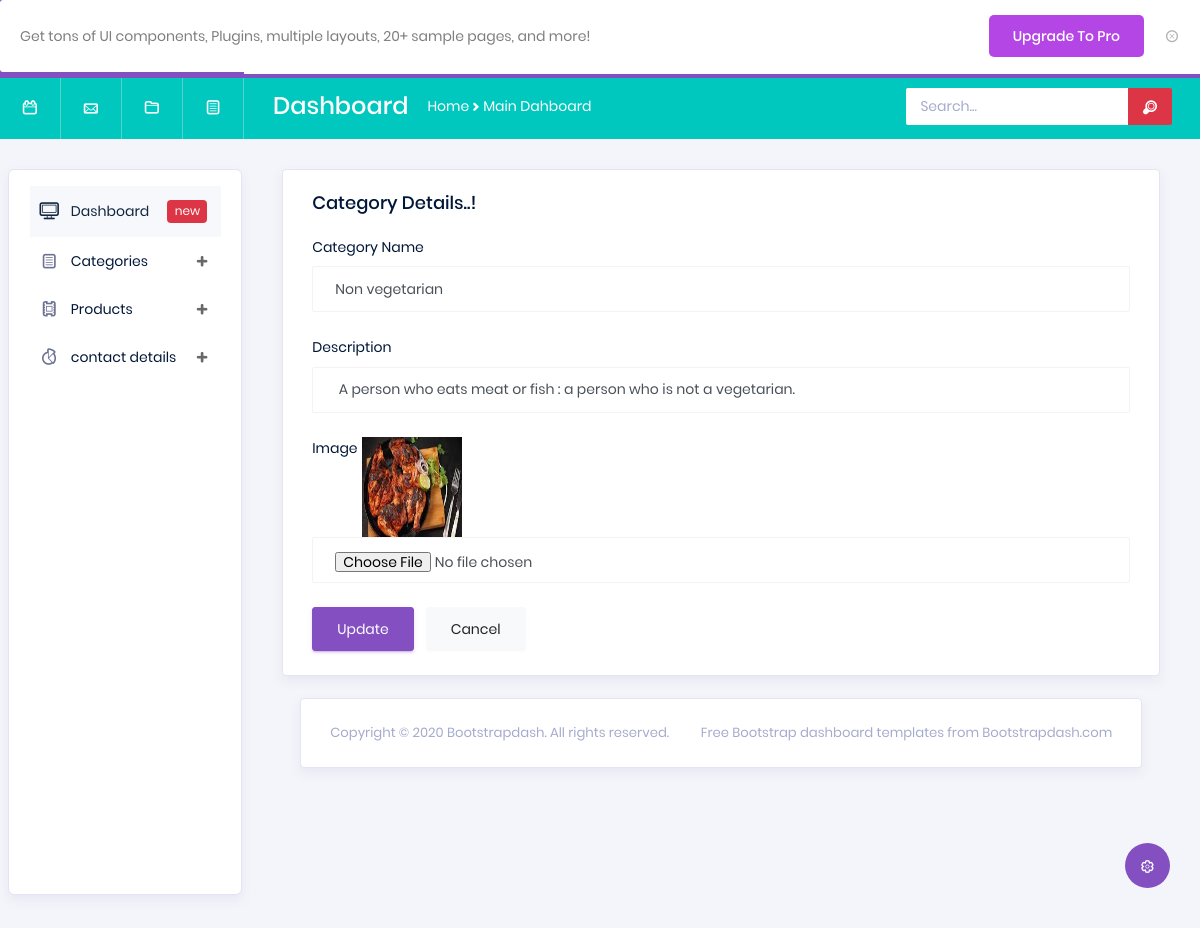
Page /arabapp/edit_product/2/ on the committed database.
### arabapp/models.py (models this page shows)
class categorydb(models.Model):
    categoryname = models.CharField(max_length=100,null=True,blank=True)
    descrption = models.CharField(max_length=100,null=True,blank=True)
    product_image = models.ImageField(upload_to="product_Images",max_length=100,null=True,blank=True)

### arabapp/views.py (the view)
# urls.py: path('edit_product/<int:pid>/',views.edit_product,name="edit_product"),
def edit_product(request,pid):
    data = categorydb.objects.get(id=pid)
    return render(request,"editproduct.html",{'data':data})

### arabapp/templates/editproduct.html (shortened to what this page needs)
<!DOCTYPE html>
<html lang="en">
{% extends 'index.html' %}
{% block content %}
<head>
</head>
<body>
<div class="col-12 grid-margin stretch-card">
              <div class="card">
                <div class="card-body">
                  <h4 class="card-title">Category details..!</h4>
                  <form class="forms-sample" method="post" action="{% url 'update_product' pid=data.id %}" enctype="multipart/form-data">
                    <div class="form-group">
                      <label for="exampleInputName1">Category Name</label>
                      <input type="text" class="form-control" id="exampleInputName1" placeholder="Name" name="cname" value="{{data.categoryname}}">
                    </div>
                    <div class="form-group">
                      <label for="exampleInputEmail3">Description</label>
                      <input type="text" class="form-control" id="exampleInputEmail3" placeholder="descrption" name="description" value="{{data.descrption}}">
                    </div>
                     <div class="form-group">
                      <label for="exampleInputEmail3">Image</label>
                         <img src="{{data.product_image.url}}" width="100px" height="100px">
                      <input type="file" class="form-control" placeholder="image" name="image">
                    </div>
                    <button type="submit" class="btn btn-primary mr-2">Update</button>
                    <button class="btn btn-light">Cancel</button>
                  </form>
                </div>
              </div>
            </div>
</body>
</html>
{% endblock %}

### rows in the picture
categorydb: cname "Non vegetarian", description "A person who eats meat or fish : a person who is not a vegetarian.", product_image (picture)
